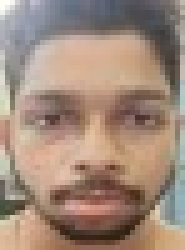
#> input picture Classes/CS6015_LARP/LARP 2022 - 18X0Jr0ksvob4T2Yy-nM-JJ5-mkrp6lGG/HW5/test2.jpg, 37 x 50 px (shown 5 times larger)
$ jupyter execute --allow-errors eigen_Faces.ipynb
#> lines starting #> are read from the running program, lines starting #| are printed output that depends on the picture
# EigenFaces (PCA) on LFW Dataset

[cell 1]
# !pip install opencv-python
# !apt update
# !apt install ffmpeg libsm6 libxext6  -y

[cell 2]
from sklearn.datasets import fetch_lfw_people
from sklearn.decomposition import PCA
import matplotlib.pyplot as plt
import numpy as np

[cell 3]
def plot_gallery(images, h, w, n_row = 5, n_col = 5):
    plt.figure(figsize =(1.8 * n_col, 2.4 * n_row))
    plt.subplots_adjust(bottom = 0, left =.01, right =.99, top =.90, hspace =.35)
    for i in range(n_row * n_col):
        plt.subplot(n_row, n_col, i + 1)
        plt.imshow(images[i].reshape((h, w)), cmap = plt.cm.gray)
        plt.xticks(())
        plt.yticks(())

#> (a cell that did not finish here is left out)

[cell 5]
n_components = 25
#> (the rest of this cell did not finish here and is left out)

# EigenFaces on My Face

[cell 6]
import os
import cv2
import numpy as np
from matplotlib import pyplot as plt

im = cv2.imread('test2.jpg',0)
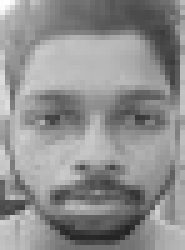
#> im: shape (50, 37) (shown 5 times larger); min 36, max 255, mean 142.6

plt.imshow(im,cmap='gray')
print(im.shape)
#| (50, 37)
print(im.flatten().shape)
#| (1850,)
